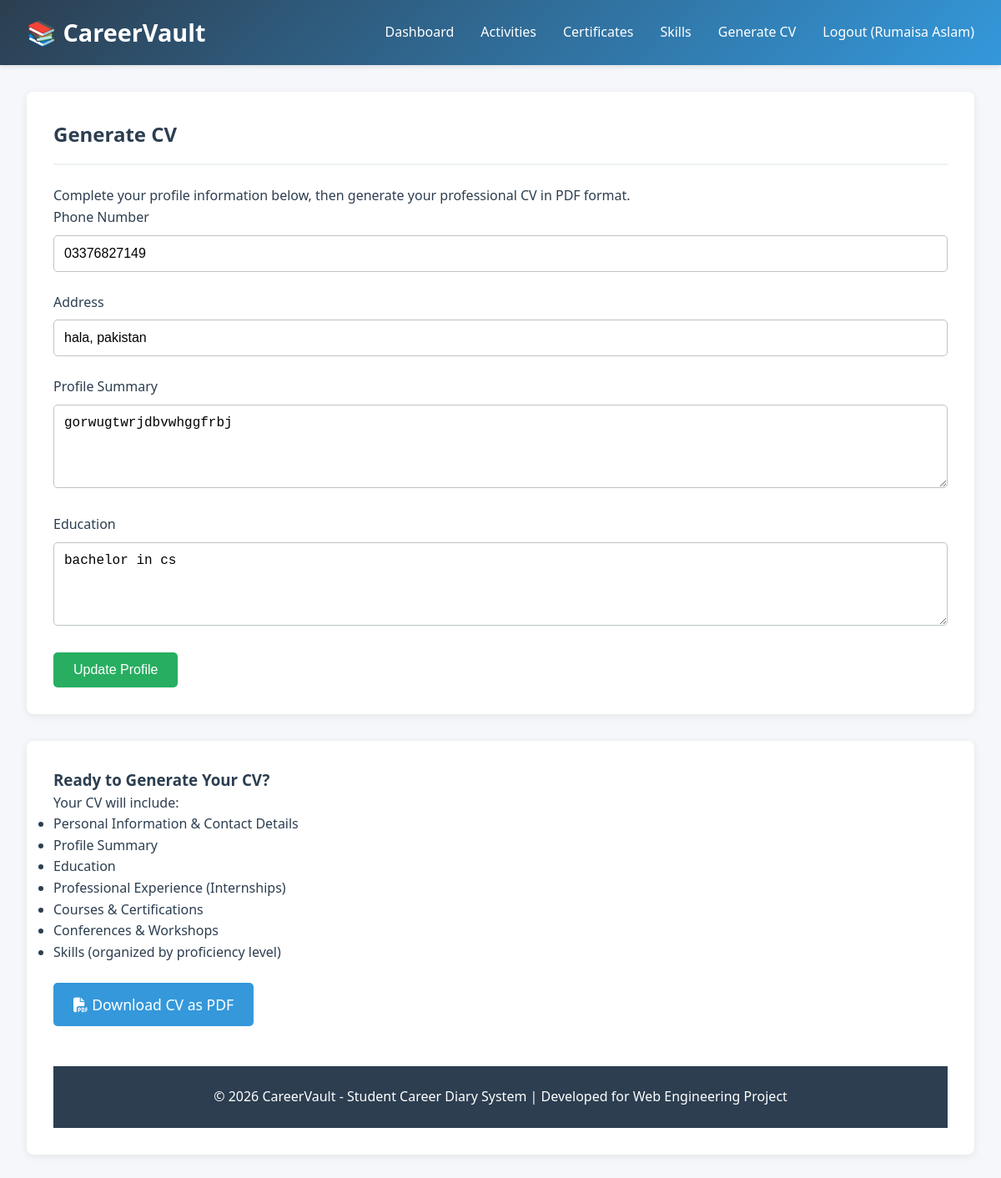
/cv/generate.php (signed in), run on the app's committed database.
### tables this page shows
CREATE TABLE `users` (
  `user_id` int(11) NOT NULL,
  `full_name` varchar(100) NOT NULL,
  `email` varchar(100) NOT NULL,
  `password_hash` varchar(255) NOT NULL,
  `phone` varchar(20) DEFAULT NULL,
  `address` text DEFAULT NULL,
  `profile_summary` text DEFAULT NULL,
  `education` text DEFAULT NULL,
  `created_at` timestamp NOT NULL DEFAULT current_timestamp(),
  `updated_at` timestamp NOT NULL DEFAULT current_timestamp() ON UPDATE current_timestamp()
);

### includes/session.php (called while the page is built, shortened)
<?php
function get_user_id() {
    return $_SESSION['user_id'] ?? null;
}
?>

### cv/generate.php (the view, shortened to what this page needs)
<?php
require_once __DIR__ . '/../config/db.php';
require_once __DIR__ . '/../includes/session.php';
$user_id = get_user_id();
$sql = "SELECT * FROM users WHERE user_id = ?";
$stmt = $conn->prepare($sql);
$stmt->bind_param("i", $user_id);
$stmt->execute();
$user = $stmt->get_result()->fetch_assoc();
include '../includes/header.php';
?>
<div class="container">
    <div class="card">
        <div class="card-header">
            <h2 class="card-title">Generate CV</h2>
        </div>
        <p>Complete your profile information below, then generate your professional CV in PDF format.</p>
        <form method="POST" action="">
            <div class="form-group">
                <label for="phone">Phone Number</label>
                <input type="text" id="phone" name="phone" class="form-control"
                       value="<?php echo htmlspecialchars($user['phone'] ?? ''); ?>"
                       placeholder="+92 XXX XXXXXXX">
            </div>
            <div class="form-group">
                <label for="address">Address</label>
                <input type="text" id="address" name="address" class="form-control"
                       value="<?php echo htmlspecialchars($user['address'] ?? ''); ?>"
                       placeholder="Your city and country">
            </div>
            <div class="form-group">
                <label for="profile_summary">Profile Summary</label>
                <textarea id="profile_summary" name="profile_summary" class="form-control" rows="4"
                          placeholder="Write a brief professional summary about yourself (2-3 sentences)"><?php echo htmlspecialchars($user['profile_summary'] ?? ''); ?></textarea>
            </div>
            <div class="form-group">
                <label for="education">Education</label>
                <textarea id="education" name="education" class="form-control" rows="3"
                          placeholder="e.g., Bachelor of Science in Computer Science, XYZ University (2020-2024)"><?php echo htmlspecialchars($user['education'] ?? ''); ?></textarea>
            </div>
            <button type="submit" class="btn btn-success">Update Profile</button>
        </form>
    </div>
    <div class="card">
        <h3>Ready to Generate Your CV?</h3>
        <p>Your CV will include:</p>
        <ul>
            <li>Personal Information & Contact Details</li>
            <li>Profile Summary</li>
            <li>Education</li>
            <li>Professional Experience (Internships)</li>
            <li>Courses & Certifications</li>
            <li>Conferences & Workshops</li>
            <li>Skills (organized by proficiency level)</li>
        </ul>
        <div style="margin-top: 1.5rem;">
    <a href="generate.php?download=pdf" class="btn btn-primary" style="font-size: 1.1rem;">
        <i class="fa-solid fa-file-pdf"></i> Download CV as PDF
    </a>
</div>
<?php include '../includes/footer.php'; ?>

### assets/css/style.css (style rules this page uses)
:root { --primary-color: #2c3e50; --secondary-color: #3498db; --success-color: #27ae60; --danger-color: #e74c3c; --warning-color: #f39c12; --light-bg: #ecf0f1; --dark-text: #2c3e50; --border-color: #bdc3c7; }
* { margin: 0; padding: 0; box-sizing: border-box; }
body { font-family: 'Segoe UI', Tahoma, Geneva, Verdana, sans-serif; background-color: #f5f7fa; color: var(--dark-text); line-height: 1.6; }
.container { max-width: 1200px; margin: 2rem auto; padding: 0 2rem; }
.card { background: white; border-radius: 8px; padding: 2rem; margin-bottom: 2rem; box-shadow: 0 2px 10px rgba(0,0,0,0.08); }
.card-header { display: flex; justify-content: space-between; align-items: center; margin-bottom: 1.5rem; padding-bottom: 1rem; border-bottom: 2px solid var(--light-bg); }
.card-title { font-size: 1.5rem; color: var(--primary-color); font-weight: 600; }
.form-group { margin-bottom: 1.5rem; }
.form-group label { display: block; margin-bottom: 0.5rem; font-weight: 500; color: var(--primary-color); }
.form-control { width: 100%; padding: 0.75rem; border: 1px solid var(--border-color); border-radius: 5px; font-size: 1rem; transition: border-color 0.3s; }
textarea.form-control { min-height: 100px; resize: vertical; }
.btn { padding: 0.75rem 1.5rem; border: none; border-radius: 5px; cursor: pointer; font-size: 1rem; font-weight: 500; transition: all 0.3s; text-decoration: none; display: inline-block; }
.btn-primary { background-color: var(--secondary-color); color: white; }
.btn-success { background-color: var(--success-color); color: white; }

### data on the page
users: phone "03376827149", address "hala, pakistan", profile_summary "gorwugtwrjdbvwhggfrbj", education "bachelor in cs"

### other printed values
get_user_name() "Rumaisa Aslam"
